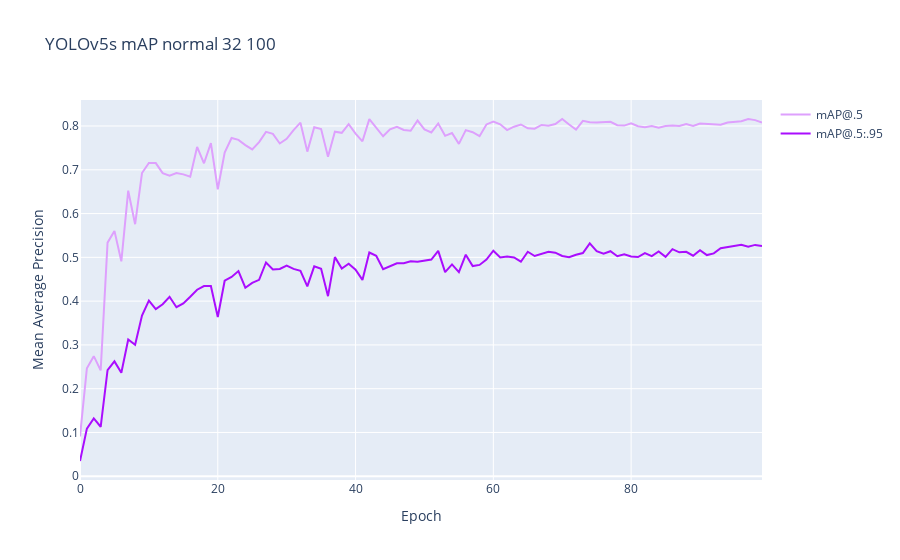

The code cell stored with this chart in its notebook:
### Code cell
# Plot the mAP for IOU 0.5 and average 0.5-0.95
fig = go.Figure()
fig.add_trace(go.Scatter(x=print(data['               epoch'])
, y=data['     metrics/mAP_0.5'],
                    mode='lines',
                    name='mAP@.5', line=dict(color='#DEA0FD', width=2)))

fig.add_trace(go.Scatter(x=print(data['               epoch'])
, y=data['metrics/mAP_0.5:0.95'],
                    mode='lines',
                    name='mAP@.5:.95', line=dict(color='#AA0DFE', width=2)))

fig.update_layout(
    title_text='YOLOv5s mAP normal 32 100',
    yaxis_title_text='Mean Average Precision',
    xaxis_title_text='Epoch'
)
fig.show()
